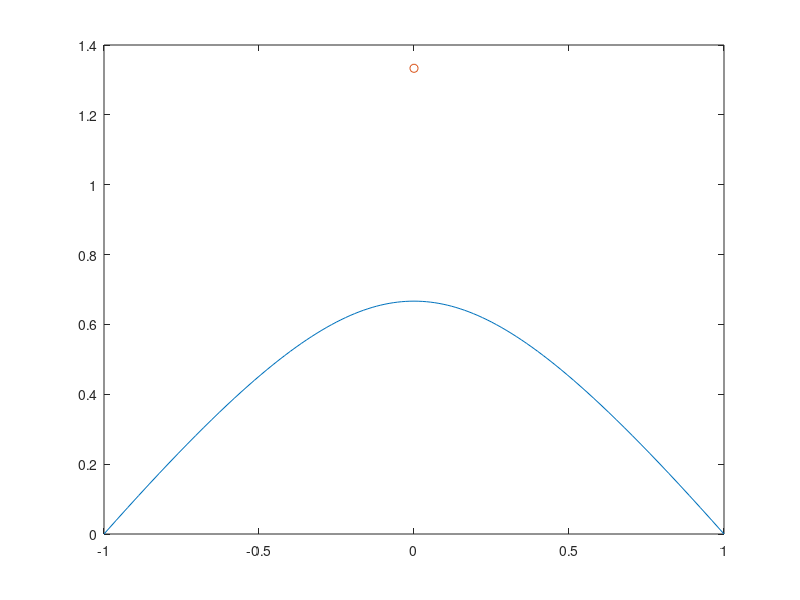

MATLAB code for this plot:
%
% Exl.10 The lower branch Hyperbola, center at P = (0, 2/3)
%

n = 100;
X = zeros(1, n);
Y = zeros(1, n);

u0 = (1.0 - sqrt(3)) / 2.0;
u1 = (1.0 + sqrt(3)) / 2.0;

if(1)
  u0 = 0;
  u1 = 1;
endif

for i = 1:n+1
  u = u0 + (u1 - u0) / n * (i-1);

  d = 1 + 2*u - 2*u*u;
  X(i) = (2*u - 1) / d;
  Y(i) = 4*u*(1-u)/d;
endfor

plot(X, Y, '-', [0], [4.0/3.0], 'o');
